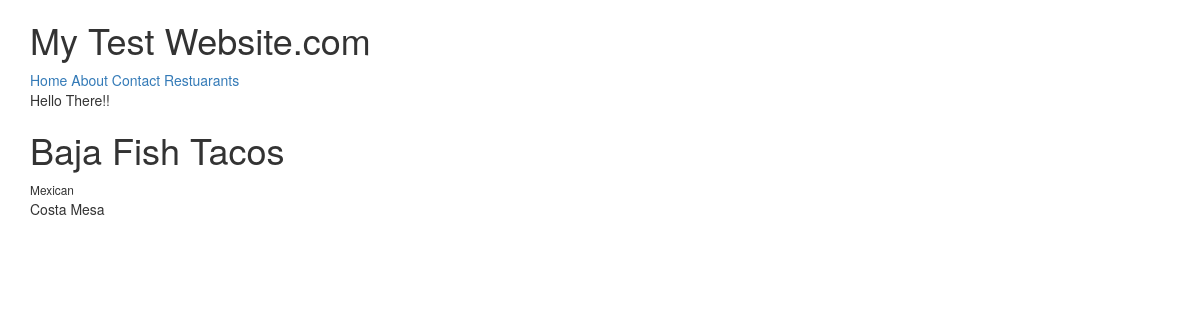
/restuarants/baja-fish-tacos/, run on the app's committed database.
### restaurants/models.py (models this page shows, shortened)
class RestaurantLocation(models.Model):
    name            = models.CharField(max_length = 120)
    location        = models.CharField(max_length = 120, null=True, blank=True)
    category        = models.CharField(max_length = 120, null=True, blank=True, validators=[validate_category])
    timestamp       = models.DateTimeField(auto_now_add=True)
    updated         = models.DateTimeField(auto_now=True)
    slug        = models.SlugField(null=True, blank=True)
    def __str__(self):
        return self.name

### restaurants/views.py (the view)
# urls.py: url(r'^restuarants/(?P<slug>[\w-]+)/$', RestuarantDetailView.as_view()),
class RestuarantDetailView(DetailView):
    queryset = RestaurantLocation.objects.all()
    def get_context_data(self, *args, **kwargs):
        print self.kwargs
        context = super(RestuarantDetailView, self).get_context_data(*args, **kwargs)
        print context
        return context

### restaurants/templates/restaurants/restaurantlocation_detail.html
{% extends "base.html" %}
{% block content %}
{{ block.super }}
<h1> {{ object.name }}</h1>
<small> {{ object.category }}</small>
<p> {{ object.location }}</p>
{% endblock content %}

### data on the page
RestaurantLocation: name "Baja Fish Tacos", category "Mexican", location "Costa Mesa"
